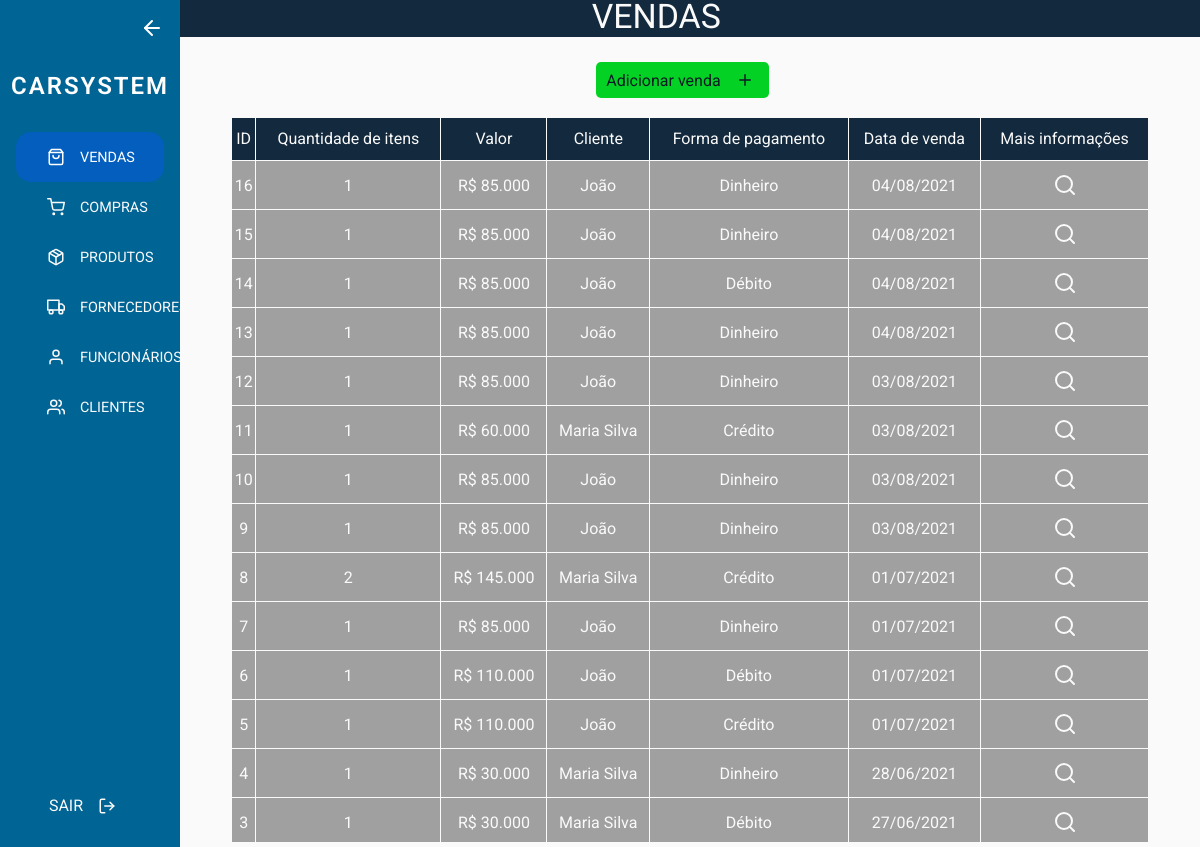
/sale (signed in), run on the app's committed database.
### tables this page shows
CREATE TABLE `venda` (
  `id` int(11) NOT NULL,
  `quantidade` int(11) DEFAULT 0,
  `valorTotal` float DEFAULT 0,
  `notaFiscal` varchar(44) DEFAULT NULL,
  `idCliente` int(11) DEFAULT NULL,
  `idFuncionario` int(11) DEFAULT NULL,
  `idFormaPagamento` int(11) DEFAULT NULL,
  `created` timestamp NOT NULL DEFAULT current_timestamp(),
  `edited` datetime DEFAULT NULL
);

CREATE TABLE `cliente` (
  `id` int(11) NOT NULL,
  `nome` varchar(50) NOT NULL,
  `cpf` varchar(14) NOT NULL,
  `endereco` varchar(80) DEFAULT NULL,
  `telefone` varchar(15) DEFAULT NULL,
  `dataNascimento` date DEFAULT NULL,
  `created` timestamp NOT NULL DEFAULT current_timestamp(),
  `edited` datetime DEFAULT NULL
);

CREATE TABLE `formapagamento` (
  `id` int(11) NOT NULL,
  `descricao` varchar(80) NOT NULL,
  `created` timestamp NOT NULL DEFAULT current_timestamp(),
  `edited` datetime DEFAULT NULL
);

### src/Controllers/SaleController.php (called while the page is built, shortened)
<?php
    require_once(__DIR__.'../../../autoload.php');
    class SaleController{
        public function show(){
            $sales = new SaleModel();
            $params['sales'] = $sales->getAllSales();
            $sale = new SaleView($params);
        }
    }
?>

### routes/routes.php (called while the page is built, shortened)
<?php
    require_once('app.php');
    Route::run();
?>

### index.php (called while the page is built, shortened)
<?php
    require_once('routes/routes.php');
?>

### src/database/DB.php (called while the page is built, shortened)
<?php
class DB
{
  private static $db;
  public function __construct()
  {
    $env = parse_ini_file('env.ini');
    self::$db = new PDO('mysql:host=' . $env['DB_HOST'] . ';dbname=' . $env['DB_DATABASE'], $env['DB_USERNAME'], $env['DB_PASSWORD'], array(PDO::MYSQL_ATTR_INIT_COMMAND => "SET NAMES utf8"));
    self::$db->setAttribute(PDO::ATTR_ERRMODE, PDO::ERRMODE_EXCEPTION);
    self::$db->setAttribute(PDO::ATTR_ORACLE_NULLS, PDO::NULL_EMPTY_STRING);
  }
  public static function getAll($sql)
  {
    $execute = self::$db->prepare($sql);
    $execute->execute();
    return $execute->fetchAll(PDO::FETCH_ASSOC);
  }
}

### src/Models/SaleModel.php (called while the page is built, shortened)
<?php
    class SaleModel extends DB{
        public function getAllSales(){
            $sql = "SELECT
                        v.id AS idVenda,
                        v.quantidade AS quantidade,
                        v.valorTotal AS valor,
                        c.nome AS nomeCliente,
                        fp.descricao AS formaPagamento,
                        v.created AS dataVenda
                    FROM Venda AS v
                    INNER JOIN Cliente AS c ON c.id = v.idCliente
                    INNER JOIN FormaPagamento AS fp ON fp.id = v.idFormaPagamento ORDER BY v.id DESC;";
            return DB::getAll($sql);
        }
    }
?>

### src/Views/SaleView.php (the view, shortened to what this page needs)
<?php
class SaleView {
    public function __construct($params) {
?>
        <!DOCTYPE html>
        <html lang="pt-BR">
        <head>
            <link rel="stylesheet" href="/public/css/sale.css">
        </head>
        <body>
        <?php include "components/Sidebar.php" ?>
        <main>
            <header>
                <div class="header-conteudo">
                    <h1>VENDAS</h1>
                </div>
            </header>
            <div class="botoesDireito">
                        <a href="/add/sale" class="btnAdd">Adicionar venda<i data-feather="plus"></i></a>
                    </div>
            <div class="content">
                <table class="tabela-consulta">
                    <thead>
                        <tr>
                            <td>ID</td>
                            <td>Quantidade de itens</td>
                            <td>Valor</td>
                            <td>Cliente</td>
                            <td>Forma de pagamento</td>
                            <td>Data de venda</td>
                            <td>Mais informações</td>
                        </tr>
                    </thead>
                    <tbody>
                        <?php foreach($params['sales'] as $sale) { ?>
                            <tr>
                                <td><?php echo $sale['idVenda']; ?></td>
                                <td><?php echo $sale['quantidade']; ?></td>
                                <td><?php echo 'R$ ' . number_format($sale['valor'], 3, '.', '.'); ?></td>
                                <td><?php echo $sale['nomeCliente']; ?></td>
                                <td><?php echo $sale['formaPagamento']; ?></td>
                                <td><?php echo date("d/m/Y", strtotime($sale['dataVenda'])); ?></td>
                                <td><button type="button" class="abrir-modal" onclick="consultarVenda(<?php echo $sale['idVenda']; ?>)">
                                    <i data-feather="search"></i></button>
                                </td>
                            </tr>
                        <?php } ?>
                    </tbody>
                </table>
            </div>
        </main>
        </body>
    </html>
<?php   }
    }
?>

### routes/app.php (shortened to what this page needs)
<?php
    require_once(__DIR__.'/../autoload.php');
    class Route{
        private static $routes = [];
        public static function get($route, $controller, $method = 'GET'){
            array_push(self::$routes, array(
                'route' => explode(':', $route)[0],
                'controller' => explode('@',$controller)[0],
                'function' => explode('@',$controller)[1],
                'method' => $method,
                'params' => $_REQUEST
            ));
        }
        public static function post($route, $controller, $method = 'POST'){
            array_push(self::$routes, array(
                'route' => $route,
                'controller' => explode('@',$controller)[0],
                'function' => explode('@',$controller)[1],
                'method' => $method,
                'params' => $_POST
            ));
        }
        public static function run($basepath = '/'){
            $parsed_url = parse_url($_SERVER['REQUEST_URI']);
            $method = $_SERVER['REQUEST_METHOD'];
            if(isset($parsed_url['path'])){
                $url = explode('&',$parsed_url['path'])[0];
            }else{
                $url = '/';
            }
            foreach(self::$routes as $route){
                if($route['route'] == $url){
                    if($route['method'] != $method){
                        header("HTTP/1.0 405 Method Not Allowed");
                    }else{
                        $function = $route['function'];
                        $controller = new $controller();
                        $controller->$function($route['params']);
                    }
                }
            }
        }
    }
?>

### autoload.php (shortened to what this page needs)
<?php
    spl_autoload_register(
        function($class){
            if(file_exists("src/Controllers/".$class.".php")){
                require "src/Controllers/".$class.".php";
            }elseif(file_exists("src/Models/".$class.".php")){
                require "src/Models/".$class.".php";
            }elseif(file_exists("src/Views/".$class.".php")){
                include('src/Views/index.php');
            }elseif(file_exists("src/database/".$class.".php")){
                require "src/database/".$class.".php";
            }
        }
    );
?>

### src/Views/index.php (shortened to what this page needs)
<link rel="stylesheet" href="/public/css/global.css">

### src/Views/components/Sidebar.php
<link rel="stylesheet" href="/public/css/sidebar.css">
<nav class="sidebar-menu">
    <i class="menu-toggle" data-feather="arrow-left"></i>
    <div class="logo-container">
        <span class="logo">CARSYSTEM</span>
    </div>
    <ul class="menu-list">
        <li class="menu-option" id="vendas">
            <a href="/sale"><i data-feather="shopping-bag"></i> VENDAS</a>
        </li>
        <?php if($_SESSION['dados_usuario']['nivelAcesso'] == 2){ ?>
            <li class="menu-option" id="compras">
                <a href="/purchase"><i data-feather="shopping-cart"></i> COMPRAS</a>
            </li>
        <?php } ?>
        <li class="menu-option" id="produtos">
            <a href="/product"><i data-feather="package"></i> PRODUTOS</a>
        </li>
        <li class="menu-option" id="fornecedores">
            <a href="/provider"><i data-feather="truck"></i> FORNECEDORES</a>
        </li>
        <?php if($_SESSION['dados_usuario']['nivelAcesso'] == 2){ ?>
            <li class="menu-option" id="funcionarios">
                <a href="/employee"><i data-feather="user"></i> FUNCIONÁRIOS</a>
            </li>
        <?php } ?>
        <li class="menu-option" id="clientes">
            <a href="/client"><i data-feather="users"></i> CLIENTES</a>
        </li>
    </ul>
    <div class="logout">
        <a href="/logout">SAIR<i data-feather="log-out"></i></a>
    </div>
</nav>

### public/css/global.css (style rules this page uses)
:root { --preto: #0d1a25; --verde: #03D124; --branco: #FAFAFA; --cinza: #BBBBBB; --cinza-escuro: #006494; --cinza-claro: #a0a0a0; --laranja: #006494; --azul: #006494; --azul-escuro: #006494; }
* { margin: 0; padding: 0; box-sizing: border-box; outline: none; font-family: "Roboto", sans-serif; }
body { display: flex; align-items: center; justify-content: center; background-color: var(--branco); width: 100vw; height: 100vh; }
main { width: 100vw; height: 100vh; display: flex; flex-direction: column; align-items: center; overflow-y: scroll; margin-bottom: 10px; }
main header { display: grid; height: 7vh; width: 100%; padding: 0; margin-bottom: 25px; background-color: #13293D; }
main header h1 { color: var(--branco); font-size: 4vh; font-weight: 400; }
.menu-toggle { cursor: pointer; }
main .content { width: 90%; }
button { cursor: pointer; }
.botoesDireito { display: flex; align-items: center; width: 100%; height: 4vw; justify-content: space-around; }
.btnAdd { background-color: #03D124; text-decoration: none; color: var(--preto); display: flex; align-items: center; border-radius: 5px; height: 3vw; padding-left: 1%; margin-right: 1.5%; }
.tabela-consulta { width: 100%; max-width: 100%; color: var(--branco); margin-top: 2%; border-spacing: 1; text-align: center; overflow-y: scroll; }
.tabela-consulta thead tr { font-weight: 400; height: 5vh; width: 12%; background: #13293D; }
.tabela-consulta tbody { overflow-y: scroll; }
.tabela-consulta tbody td { font-weight: 400; height: 4vw; text-align: center; background-color: #a0a0a0; }
main header .header-conteudo { padding-right: 20vh; }

### public/css/sale.css (style rules this page uses)
#vendas { background-color: rgba(8, 87, 235, 0.47); border-radius: 15px; -webkit-border-radius: 15px; -moz-border-radius: 15px; -ms-border-radius: 15px; -o-border-radius: 15px; }
#vendas a { color: #fff; }
main header { grid-template-columns: 10% 1fr; }
main header .header-conteudo { display: flex; padding-right: 5vw; justify-content: center; align-items: center; }
.abrir-modal { color: var(--branco); background-color: #a0a0a0; border-radius: 5px; border: none; height: 2vw; width: 2.5vw; cursor: pointer; }
thead { background: #13293D; border-top-left-radius: 10px; border-bottom-left-radius: 10px; }

### public/css/sidebar.css (style rules this page uses)
.sidebar-menu { width: 15%; height: 100%; display: flex; flex-direction: column; justify-content: space-evenly; align-items: center; background-color: var(--azul); }
.sidebar-menu a { display: flex; align-items: center; justify-content: center; color: var(--branco); text-decoration: none; }
.logo { font-size: 1.5rem; letter-spacing: 2px; cursor: pointer; color: white; font-weight: 600; }
.logo-container { width: 100%; padding: 1rem; display: flex; align-items: center; justify-content: center; }
.menu-toggle { display: block; color: white; align-self: flex-end; margin: 1rem; }
.menu-list { width: 100%; font-size: 0.9rem; display: flex; flex-direction: column; text-align: center; list-style: none; padding: 1rem; }
.menu-option { display: flex; padding: 1rem; align-items: center; justify-content: flex-start; }
.logout { display: flex; flex: auto; align-items: flex-end; padding: 2rem; }
a svg { height: 1.5vw; margin: 0 1vw; }

### data on the page
venda: id "16", quantidade "1", valorTotal "85.000", idCliente.nome "João", idFormaPagamento.descricao "Dinheiro", created "04/08/2021"
venda: id "15", quantidade "1", valorTotal "85.000", idCliente.nome "João", idFormaPagamento.descricao "Dinheiro", created "04/08/2021"
venda: id "14", quantidade "1", valorTotal "85.000", idCliente.nome "João", idFormaPagamento.descricao "Débito", created "04/08/2021"
venda: id "13", quantidade "1", valorTotal "85.000", idCliente.nome "João", idFormaPagamento.descricao "Dinheiro", created "04/08/2021"
venda: id "12", quantidade "1", valorTotal "85.000", idCliente.nome "João", idFormaPagamento.descricao "Dinheiro", created "03/08/2021"
venda: id "11", quantidade "1", valorTotal "60.000", idCliente.nome "Maria Silva", idFormaPagamento.descricao "Crédito", created "03/08/2021"
venda: id "10", quantidade "1", valorTotal "85.000", idCliente.nome "João", idFormaPagamento.descricao "Dinheiro", created "03/08/2021"
venda: id "9", quantidade "1", valorTotal "85.000", idCliente.nome "João", idFormaPagamento.descricao "Dinheiro", created "03/08/2021"
venda: id "8", quantidade "2", valorTotal "145.000", idCliente.nome "Maria Silva", idFormaPagamento.descricao "Crédito", created "01/07/2021"
venda: id "7", quantidade "1", valorTotal "85.000", idCliente.nome "João", idFormaPagamento.descricao "Dinheiro", created "01/07/2021"
venda: id "6", quantidade "1", valorTotal "110.000", idCliente.nome "João", idFormaPagamento.descricao "Débito", created "01/07/2021"
venda: id "5", quantidade "1", valorTotal "110.000", idCliente.nome "João", idFormaPagamento.descricao "Crédito", created "01/07/2021"
venda: id "4", quantidade "1", valorTotal "30.000", idCliente.nome "Maria Silva", idFormaPagamento.descricao "Dinheiro", created "28/06/2021"
venda: id "3", quantidade "1", valorTotal "30.000", idCliente.nome "Maria Silva", idFormaPagamento.descricao "Débito", created "27/06/2021"
